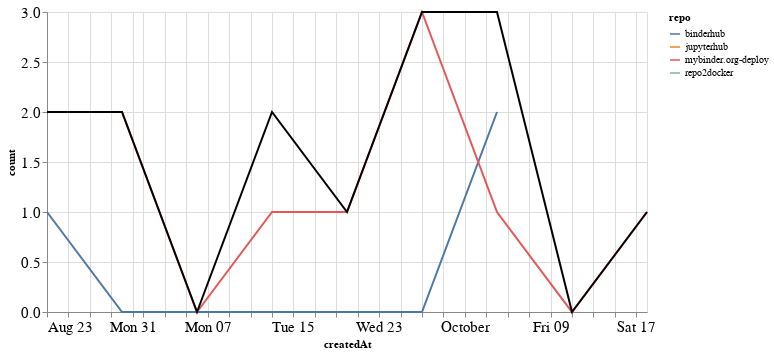

Write notebook code for a chart like this one.
### Markdown cell above
## PRs

### Code cell
prs_time = prs.groupby('repo').resample('W', on='createdAt').count()['author'].reset_index()
prs_time = prs_time.rename(columns={'author': 'count'})
prs_time_total = prs_time.groupby('createdAt').agg({"count": "sum"}).reset_index()

ch1 = alt.Chart(prs_time, width=600).mark_line().encode(
    x='createdAt',
    y='count',
    color='repo',
    tooltip="repo"
)

ch2 = alt.Chart(prs_time_total, width=600).mark_line(color="black").encode(
    x='createdAt',
    y='count',
)

ch1 + ch2

### Figure 1 — Vega-Lite specification as saved in the notebook (floating-point values rounded to 4 significant figures)
{"config": {"axisLeft": {"labelFontSize": 15}, "axisBottom": {"labelFontSize": 15}}, "layer": [{"data": {"name": "data-d6ffa5307969dac29d4c2e07bcaa96fa"}, "mark": "line", "encoding": {"color": {"type": "nominal", "field": "repo"}, "tooltip": {"type": "nominal", "field": "repo"}, "x": {"type": "temporal", "field": "createdAt"}, "y": {"type": "quantitative", "field": "count"}}, "width": 600}, {"data": {"name": "data-40bf079cc889c4e066ab02ba04dc6428"}, "mark": {"type": "line", "color": "black"}, "encoding": {"x": {"type": "temporal", "field": "createdAt"}, "y": {"type": "quantitative", "field": "count"}}, "width": 600}], "$schema": "https://vega.github.io/schema/vega-lite/v4.8.1.json", "datasets": {"data-d6ffa5307969dac29d4c2e07bcaa96fa": [{"repo": "binderhub", "createdAt": "2020-08-23T00:00:00", "count": 1}, {"repo": "binderhub", "createdAt": "2020-08-30T00:00:00", "count": 0}, {"repo": "binderhub", "createdAt": "2020-09-06T00:00:00", "count": 0}, {"repo": "binderhub", "createdAt": "2020-09-13T00:00:00", "count": 0}, {"repo": "binderhub", "createdAt": "2020-09-20T00:00:00", "count": 0}, {"repo": "binderhub", "createdAt": "2020-09-27T00:00:00", "count": 0}, {"repo": "binderhub", "createdAt": "2020-10-04T00:00:00", "count": 2}, {"repo": "jupyterhub", "createdAt": "2020-08-23T00:00:00", "count": 1}, {"repo": "mybinder.org-deploy", "createdAt": "2020-08-30T00:00:00", "count": 2}, {"repo": "mybinder.org-deploy", "createdAt": "2020-09-06T00:00:00", "count": 0}, {"repo": "mybinder.org-deploy", "createdAt": "2020-09-13T00:00:00", "count": 1}, {"repo": "mybinder.org-deploy", "createdAt": "2020-09-20T00:00:00", "count": 1}, {"repo": "mybinder.org-deploy", "createdAt": "2020-09-27T00:00:00", "count": 3}, {"repo": "mybinder.org-deploy", "createdAt": "2020-10-04T00:00:00", "count": 1}, {"repo": "mybinder.org-deploy", "createdAt": "2020-10-11T00:00:00", "count": 0}, {"repo": "mybinder.org-deploy", "createdAt": "2020-10-18T00:00:00", "count": 1}, {"repo": "repo2docker", "createdAt": "2020-09-13T00:00:00", "count": 1}], "data-40bf079cc889c4e066ab02ba04dc6428": [{"createdAt": "2020-08-23T00:00:00", "count": 2}, {"createdAt": "2020-08-30T00:00:00", "count": 2}, {"createdAt": "2020-09-06T00:00:00", "count": 0}, {"createdAt": "2020-09-13T00:00:00", "count": 2}, {"createdAt": "2020-09-20T00:00:00", "count": 1}, {"createdAt": "2020-09-27T00:00:00", "count": 3}, {"createdAt": "2020-10-04T00:00:00", "count": 3}, {"createdAt": "2020-10-11T00:00:00", "count": 0}, {"createdAt": "2020-10-18T00:00:00", "count": 1}]}}
